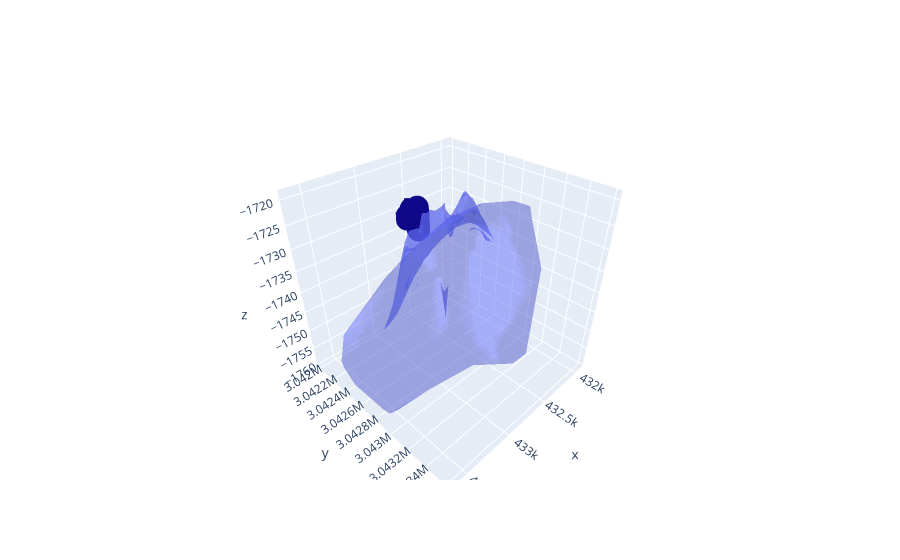

Write notebook code for a chart like this one.
### Code cell
go.Figure(data=[ring_mesh, scatter])

### Figure 1 — Plotly figure (JSON) as saved in the notebook; plotly's stock layout.template omitted (floating-point values rounded to 4 significant figures; data arrays with more than 128 entries replaced by an {"elided": "..."} marker saying what was removed)
{"data": [{"opacity": 0.5, "type": "mesh3d", "x": {"elided": "1535 float values"}, "y": {"elided": "1535 float values"}, "z": {"elided": "1535 float values"}}, {"marker": {"color": {"elided": "3600 float values"}}, "mode": "markers", "type": "scatter3d", "x": {"elided": "3600 float values"}, "y": {"elided": "3600 float values"}, "z": {"elided": "3600 float values"}}], "layout": {}}
